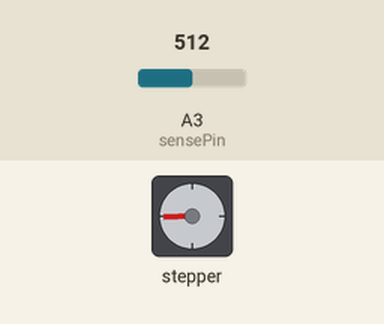
This sketch was run on a simulated Arduino Uno, built with avr-gcc and run on an emulated ATmega328P. Shown: stepper motor. Inputs (shaded band) come from the test bench; at power-on: A3 (sensePin) = 512. Stepper angles assume 4096 steps per turn.

Above: at 6.8 s.
7.1 s: A3 (sensePin) set to 306
At 7.7 s:
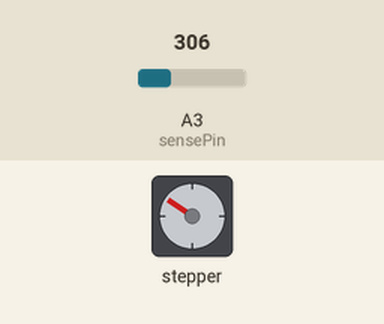
14.0 s: A3 (sensePin) set to 0
At 14.29 s:
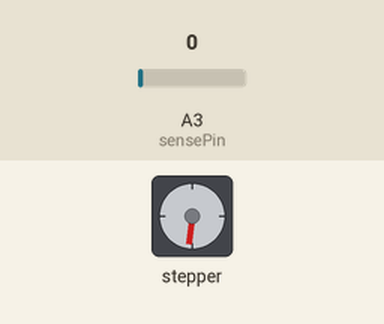
At 19.3 s:
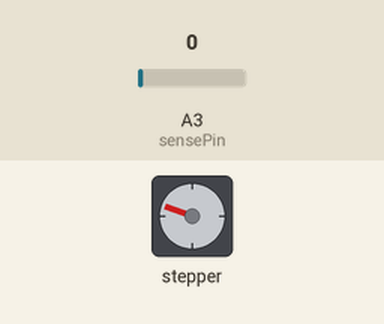
Timing chart, 0 to 20.8 s (numbered marks = the images above; inputs shaded):
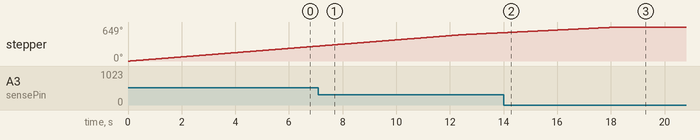

The sketch:

efficient_stepper_at85.ino
```cpp
#include <AccelStepper.h>
#define HALFSTEP 8

// Motor pin definitions
#define motorPin1  0     // IN1 on the ULN2003 driver 1
#define motorPin2  1     // IN2 on the ULN2003 driver 1
#define motorPin3  2     // IN3 on the ULN2003 driver 1
#define motorPin4  4     // IN4 on the ULN2003 driver 1

int sensePin = A3;
int count=0;
int stepSpeed =100;
int sensorValue=0;
int newSpeed=stepSpeed;
int maxSpeed=1000;

// Initialize with pin sequence IN1-IN3-IN2-IN4 for using the AccelStepper with 28BYJ-48
AccelStepper stepper1(HALFSTEP, motorPin1, motorPin3, motorPin2, motorPin4);

void setup() {
  //Serial.begin(9600);
  stepper1.setMaxSpeed(maxSpeed);
  stepper1.setAcceleration(100);
  stepper1.setSpeed(100);

}//--(end setup )---

void loop() {
  count++;
  if (count==1000){
    sensorValue=analogRead(sensePin);
    newSpeed=int(sensorValue*0.977);
    //Serial.println(newSpeed);
  }

  stepper1.setSpeed(newSpeed);
  stepper1.run();
}
```

Measured:
- after the input at 14.0 s, stepper: goes on until 18.3 s, then stays 649°
- by itself, stepper: keeps turning clockwise at about 41°/s
